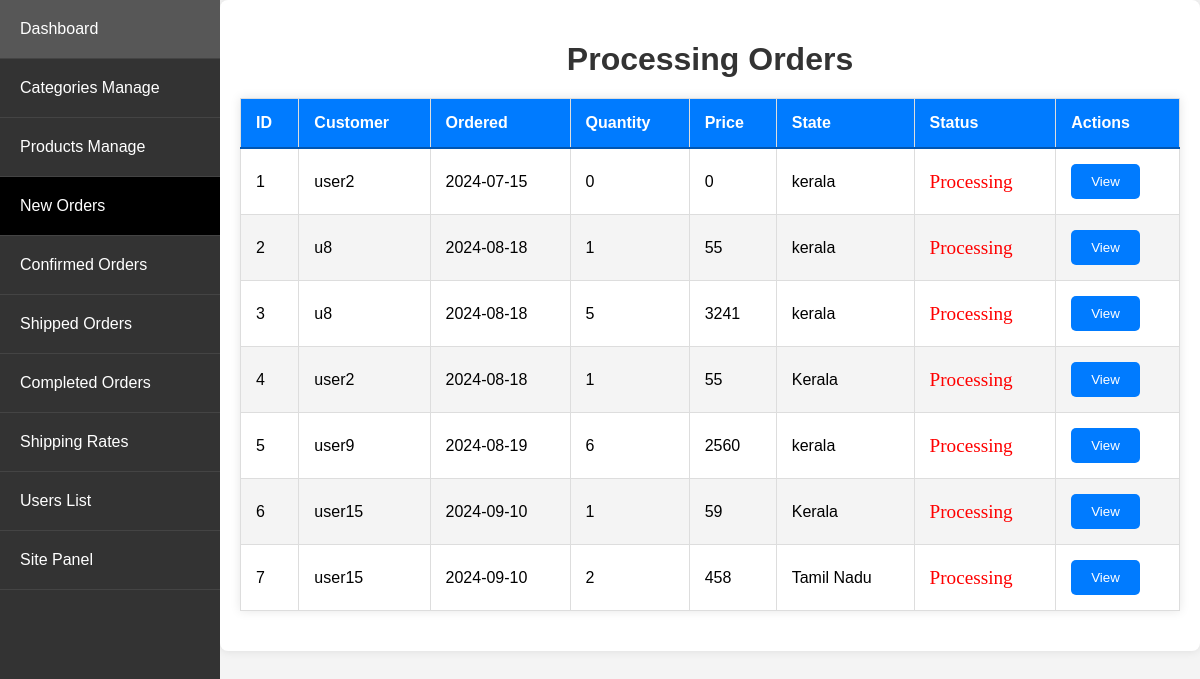
/admin_app/admin_app/orders/processing/ (signed in), run on an earlier commit of the app's database.
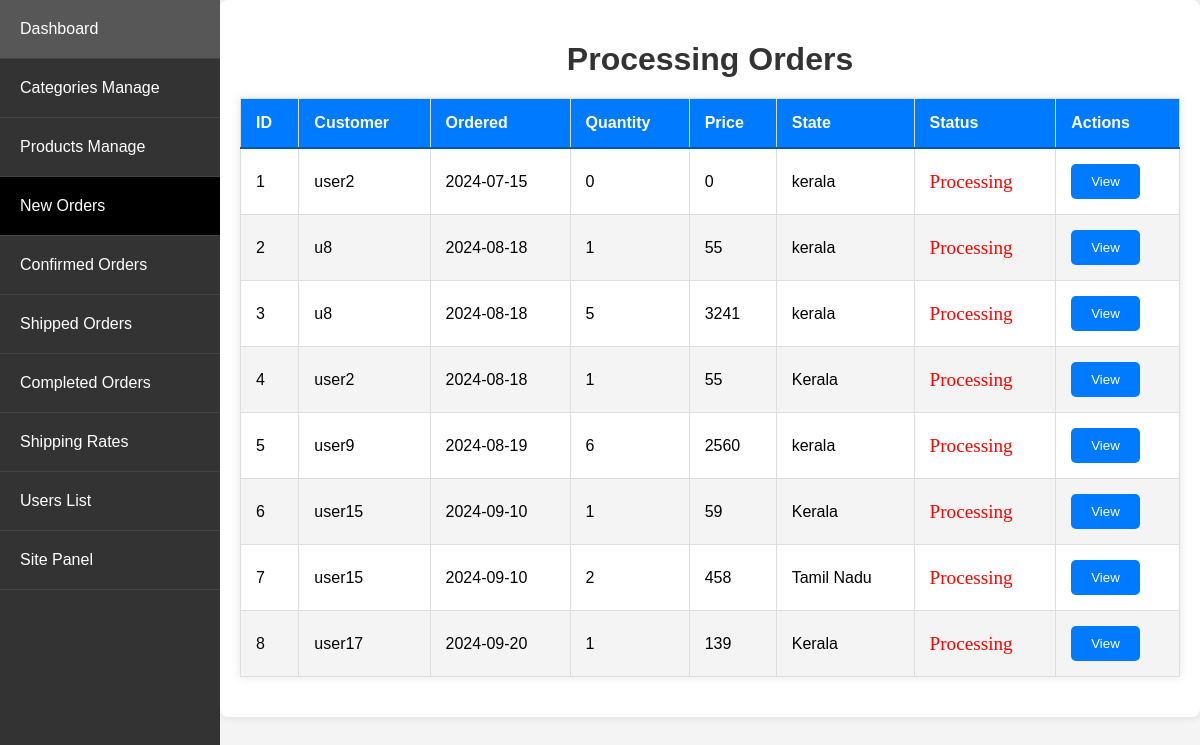
And on a later commit of the database.
### store/models.py (models this page shows, shortened)
class Order(models.Model):
    STATUS_CHOICES = [
        ('Processing', 'Processing'),
        ('Confirmed', 'Confirmed'),
        ('Shipped', 'Shipped'),
        ('Delivered', 'Delivered')
    ]
    customer = models.ForeignKey(Customer, on_delete=models.SET_NULL, null=True, blank=True)
    date_ordered = models.DateTimeField(auto_now_add=True)
    complete = models.BooleanField(default=False)
    transaction_id = models.CharField(max_length=100, null=True)
    status = models.CharField(max_length=20, choices=STATUS_CHOICES, default='Processing')
    processing_time = models.DateTimeField(null=True, blank=True)
    confirmed_time = models.DateTimeField(null=True, blank=True)  # Add this line
    shipped_time = models.DateTimeField(null=True, blank=True)
    delivered_time = models.DateTimeField(null=True, blank=True)
    @property
    def get_cart_total(self):
        orderitems = self.orderitem_set.all()
        total = sum([item.get_total for item in orderitems])
        return total
    @property
    def get_cart_items(self):
        orderitems = self.orderitem_set.all()
        total = sum([item.quantity for item in orderitems])
        return total

class Customer(models.Model):
    user = models.OneToOneField(User, on_delete=models.CASCADE)
    name = models.CharField(max_length=200, null=True)
    contact_number = models.CharField(max_length=12, unique=True, null=True)

class OrderItem(models.Model):
    product = models.ForeignKey(Product, on_delete=models.SET_NULL, null=True)
    order = models.ForeignKey(Order, on_delete=models.SET_NULL, null=True)
    quantity = models.IntegerField(default=0, null=True, blank=True)
    date_added = models.DateTimeField(auto_now_add=True)
    price_at_purchase = models.DecimalField(max_digits=7, decimal_places=0, null=True, blank=True)
    @property
    def get_total(self):
        if self.price_at_purchase is None:
            self.price_at_purchase = self.product.new_price
        return self.price_at_purchase * self.quantity

class ShippingAddress(models.Model):
    customer = models.ForeignKey(Customer, on_delete=models.SET_NULL, null=True)
    order = models.ForeignKey(Order, on_delete=models.SET_NULL, null=True)
    number = models.CharField(max_length=12, null=False, blank=False)
    whatsapp = models.CharField(max_length=12, null=False, blank=False)
    address = models.CharField(max_length=200, null=False)
    city = models.CharField(max_length=200, null=False)
    state = models.CharField(max_length=200, null=False)
    zipcode = models.CharField(max_length=200, null=False)
    date_added = models.DateTimeField(auto_now_add=True)

### admin_app/views.py (the view)
# urls.py: path('admin_app/orders/processing/', views.processing_orders, name='processing_orders'),
@login_required
@user_passes_test(is_admin)
def processing_orders(request):
    orders = Order.objects.filter(complete=True, status='Processing')
    return render_order_list(request, orders, 'Processing Orders', 'admin_app/order_list.html')

### admin_app/views.py (called while the page is built)
def is_admin(user):
    return user.is_superuser

def render_order_list(request, orders, title, template):
    orders_with_details = []
    for order in orders:
        shipping_address = ShippingAddress.objects.filter(order=order).first()
        total_quantity = OrderItem.objects.filter(order=order).aggregate(Sum('quantity'))['quantity__sum']
        orders_with_details.append({
            'order': order,
            'state': shipping_address.state if shipping_address else 'N/A',
            'total_quantity': total_quantity or 0
        })
    return render(request, template, {'orders_with_details': orders_with_details, 'title': title})

### store/context_processors.py (called while the page is built)
def cart_data(request):
    data = cartData(request)
    cartItems = data['cartItems']
    return {'cartItems': cartItems}

def wishlist_count(request):
    if request.user.is_authenticated:
        wishlist_count = Wishlist.objects.filter(user=request.user).count()
    else:
        cookie_data = cookieWishlist(request)
        wishlist_count = cookie_data['wishlist_count']
    return {'wishlist_count': wishlist_count}

### admin_app/templates/admin_app/order_list.html (shortened to what this page needs)
{% extends 'admin_app/base_admin.html' %}
{% block content %}
<h1>{{ title }}</h1>
<table>
    <thead>
        <tr>
            <th>ID</th>
            <th>Customer</th>
            <th>Ordered</th>
            <th>Quantity</th>
            <th>Price</th>
            <th>State</th>
            <th>Status</th>
            <th>Actions</th>
        </tr>
    </thead>
    <tbody>
        {% for order_detail in orders_with_details %}
        <tr>
            <td>{{ forloop.counter }}</td>
            <td>{{ order_detail.order.customer.name }}</td>
            <td>{{ order_detail.order.date_ordered|date:"Y-m-d" }}</td>
            <td>{{ order_detail.total_quantity }}</td>
            <td>{{ order_detail.order.get_cart_total }}</td>
            <td>{{ order_detail.state }}</td>
            <td class="{% if order_detail.order.status == 'Processing' %}
                            status-processing
                        {% elif order_detail.order.status == 'Confirmed' %}
                            status-confirmed
                        {% elif order_detail.order.status == 'Shipped' %}
                            status-shipped
                        {% elif order_detail.order.status == 'Delivered' %}
                            status-delivered
                        {% endif %} status">
                {{ order_detail.order.status }}
            </td>
            <td>
                <a href="{% url 'admin_app:order_view' order_detail.order.pk %}">
                    <button type="button" class="btn btn-primary">View</button>
                </a>
            </td>
        </tr>
        {% endfor %}
    </tbody>
</table>
{% endblock %}

What changed in the data, as far as the page shows it:
added Order: order.customer.name "user17", order.date_ordered "2024-09-20", total_quantity "1", order.get_cart_total "139", state "Kerala", order.status "Processing"
